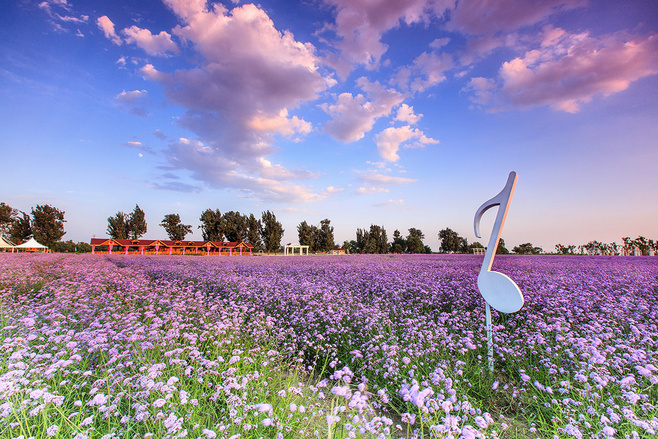
//> input picture 01_HelloOpenCV/1.jpg, 658 x 439 px
$ ./93_SiftAndBFMatcher   (built with g++ and OpenCV 4, older OpenCV classes emulated)
//> lines starting //> are read from the running program, lines starting //| are printed output that depends on the picture
#include <opencv2/opencv.hpp>
#include <opencv2/highgui/highgui.hpp>
#include <opencv2/nonfree/features2d.hpp>
#include <opencv2/features2d/features2d.hpp>
using namespace cv;
using namespace std;


//-----------------------------------【ShowHelpText( )函数】-----------------------------
//		 描述：输出一些帮助信息
//----------------------------------------------------------------------------------------------
void ShowHelpText()
{
	//输出欢迎信息和OpenCV版本
	printf("\n\n\t\t\t非常感谢购买《OpenCV3编程入门》一书！\n");
	printf("\n\n\t\t\t此为本书OpenCV2版的第93个配套示例程序\n");
	printf("\n\n\t\t\t   当前使用的OpenCV版本为：" CV_VERSION );
	printf("\n\n  ----------------------------------------------------------------------------\n\n\n");
}


//--------------------------------------【main( )函数】-----------------------------------------
//          描述：控制台应用程序的入口函数，我们的程序从这里开始执行
//-----------------------------------------------------------------------------------------------
int main()
{
	//【0】改变console字体颜色
	system("color 5F");

	ShowHelpText();

	//【1】载入图像、显示并转化为灰度图
	Mat trainImage = imread("1.jpg"), trainImage_gray;
//> trainImage is the input picture: 439 rows x 658 cols, CV_8UC3; mean B, G, R 167.8, 138.3, 146
	imshow("原始图",trainImage);
	cvtColor(trainImage, trainImage_gray, CV_BGR2GRAY);
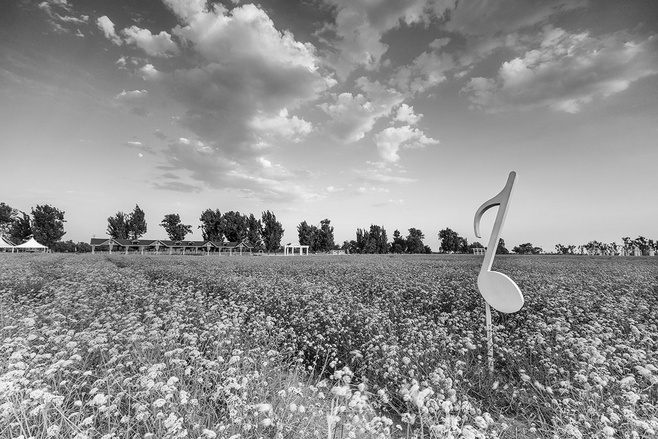
//> trainImage_gray: 439 rows x 658 cols, CV_8UC1; min 0, max 255, mean 144

	//【2】检测SIFT关键点、提取训练图像描述符
	vector<KeyPoint> train_keyPoint;
	Mat trainDescription;
	SiftFeatureDetector featureDetector;
	featureDetector.detect(trainImage_gray, train_keyPoint);
//> train_keyPoint = 2372 keypoints; strongest (x, y, size): (310, 367, 2.5), (32, 243, 7.2), (314, 362, 2), (301, 360, 2.2)
	SiftDescriptorExtractor featureExtractor;
	featureExtractor.compute(trainImage_gray, train_keyPoint, trainDescription);

	// 【3】进行基于描述符的暴力匹配
	BFMatcher matcher;
	vector<Mat> train_desc_collection(1, trainDescription);
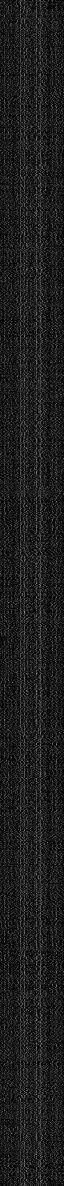
//> train_desc_collection[0]: 2372 rows x 128 cols, CV_32FC1 (shown at 1/2 size); min 0, max 198, mean 29.9
	matcher.add(train_desc_collection);
	matcher.train();

	//【4】创建视频对象、定义帧率
	VideoCapture cap(0);
	unsigned int frameCount = 0;//帧数

	//【5】不断循环，直到q键被按下
	while(char(waitKey(1)) != 'q')
	{
//> the 'q' key is pressed
		//<1>参数设置
		double time0 = static_cast<double>(getTickCount( ));//记录起始时间
		Mat captureImage, captureImage_gray;
		cap >> captureImage;//采集视频到testImage中
		if(captureImage.empty())
			continue;

		//<2>转化图像到灰度
		cvtColor(captureImage, captureImage_gray, CV_BGR2GRAY);

		//<3>检测SURF关键点、提取测试图像描述符
		vector<KeyPoint> test_keyPoint;
		Mat testDescriptor;
		featureDetector.detect(captureImage_gray, test_keyPoint);
		featureExtractor.compute(captureImage_gray, test_keyPoint, testDescriptor);

		//<4>匹配训练和测试描述符
		vector<vector<DMatch> > matches;
		matcher.knnMatch(testDescriptor, matches, 2);

		// <5>根据劳氏算法（Lowe's algorithm），得到优秀的匹配点
		vector<DMatch> goodMatches;
		for(unsigned int i = 0; i < matches.size(); i++)
		{
			if(matches[i][0].distance < 0.6 * matches[i][1].distance)
				goodMatches.push_back(matches[i][0]);
		}

		//<6>绘制匹配点并显示窗口
		Mat dstImage;
		drawMatches(captureImage, test_keyPoint, trainImage, train_keyPoint, goodMatches, dstImage);
		imshow("匹配窗口", dstImage);

		//<7>输出帧率信息
		cout << "\t>当前帧率为：" << getTickFrequency() / (getTickCount() - time0) << endl;
	}

	return 0;
}
